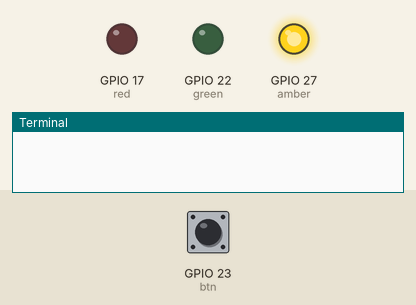
Recording of a program running on a simulated Raspberry Pi (BCM pin numbers). Parts: output pins drawn as LEDs (lit = HIGH), the last lines printed to the terminal. Inputs (shaded band) come from the test bench; at power-on: GPIO 23 (btn) HIGH.

Above: at 1.2 s.
1.3 s: GPIO 23 (btn) pulled LOW for 0.15 s
At 2.8 s:
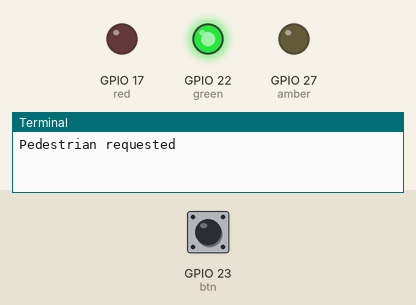
At 5.6 s:
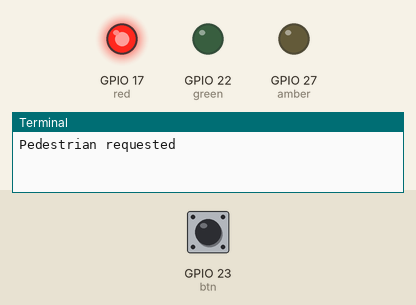
Timing chart, 0 to 7.1 s (numbered marks = the images above; inputs shaded):
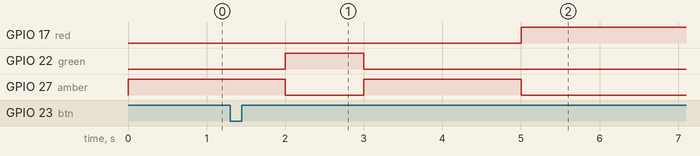

Measured:
- after the input at 1.3 s, GPIO 17 (red): LOW → HIGH after 3.7 s instead of 8.7 s

The program:

traffic_lights.py
```python
from gpiozero import LED, Button
from time import sleep

# LEDs (BCM)
red   = LED(17)
amber = LED(27)
green = LED(22)

# Button on GPIO23 to GND, internal pull-up
btn = Button(23, pull_up=True, bounce_time=0.05)

# Timings (seconds)
T_GREEN = 6
T_AMBER = 2
T_RED = 6
T_RED_AMBER = 2
T_PED_EXTRA = 3   # extra red time if pressed during red

ped_request = False
def on_press():
    global ped_request
    ped_request = True
    print("Pedestrian requested")

btn.when_pressed = on_press

def go_green_with_early_exit():
    global ped_request
    green.on()
    for _ in range(T_GREEN):   # check once per second
        sleep(1)
        if ped_request:        # leave green early if requested
            break
    green.off()

def amber_phase():
    amber.on(); sleep(T_AMBER); amber.off()

def red_phase():
    global ped_request
    red.on()
    if ped_request:
        sleep(T_RED + T_PED_EXTRA)  # extend red once
        ped_request = False
    else:
        sleep(T_RED)
    red.off()

def red_amber_phase():
    amber.on(); sleep(T_RED_AMBER); amber.off()

while True:
    red_amber_phase()          # RED+AMBER → GREEN
    go_green_with_early_exit() # GREEN (can be shortened by button)
    amber_phase()              # AMBER
    red_phase()                # RED (serve/extend if requested)
```
